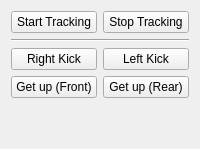
                  <widget class="QWidget" name="tab_demo">
                    <attribute name="title">
                      <string>Demo</string>
                    </attribute>
                    <layout class="QGridLayout" name="gridLayout_14">
                      <item row="2" column="1">
                        <widget class="QPushButton" name="button_l_kick">
                          <property name="text">
                            <string>Left Kick</string>
                          </property>
                        </widget>
                      </item>
                      <item row="0" column="0">
                        <widget class="QPushButton" name="button_start_tracking">
                          <property name="text">
                            <string>Start Tracking</string>
                          </property>
                        </widget>
                      </item>
                      <item row="0" column="1">
                        <widget class="QPushButton" name="button_stop_tracking">
                          <property name="text">
                            <string>Stop Tracking</string>
                          </property>
                        </widget>
                      </item>
                      <item row="3" column="1">
                        <widget class="QPushButton" name="button_getup_rear">
                          <property name="text">
                            <string>Get up (Rear)</string>
                          </property>
                        </widget>
                      </item>
                      <item row="4" column="0">
                        <spacer name="verticalSpacer_3">
                          <property name="orientation">
                            <enum>Qt::Vertical</enum>
                          </property>
                          <property name="sizeHint" stdset="0">
                            <size>
                              <width>20</width>
                              <height>40</height>
                            </size>
                          </property>
                        </spacer>
                      </item>
                      <item row="2" column="0">
                        <widget class="QPushButton" name="button_r_kick">
                          <property name="text">
                            <string>Right Kick</string>
                          </property>
                        </widget>
                      </item>
                      <item row="3" column="0">
                        <widget class="QPushButton" name="button_getup_front">
                          <property name="text">
                            <string>Get up (Front)</string>
                          </property>
                        </widget>
                      </item>
                      <item row="1" column="0" colspan="2">
                        <widget class="Line" name="line_6">
                          <property name="orientation">
                            <enum>Qt::Horizontal</enum>
                          </property>
                        </widget>
                      </item>
                    </layout>
                  </widget>
